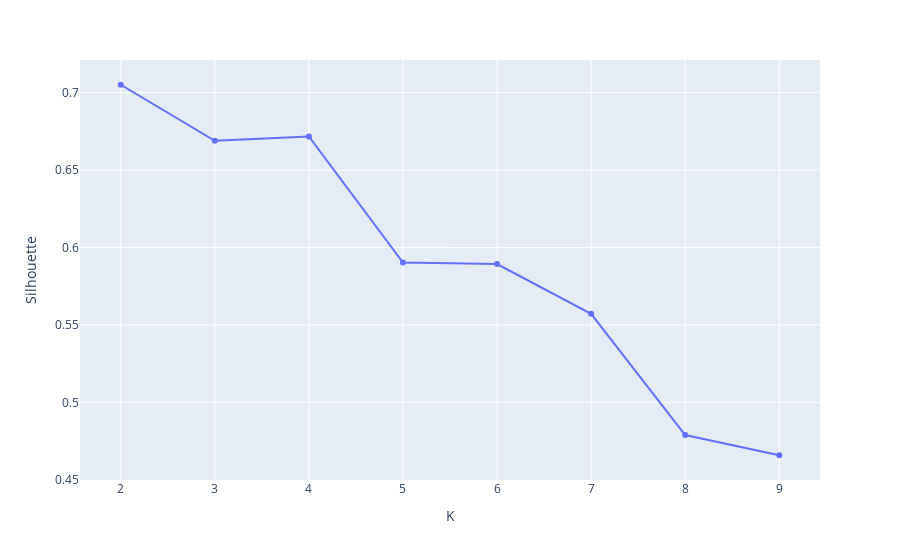

Write notebook code for a chart like this one.
### Code cell
silhouette_coefficients = []
for k in range(2, 10):
    kmeans = KMeans(n_clusters=k,init = 'k-means++', max_iter = 300, n_init = 10, random_state = 0);
    kmeans.fit(coord);
    score = silhouette_score(coord, kmeans.labels_);
    silhouette_coefficients.append(score);

aux = pd.DataFrame({"K" : range(2, 10),
                    "Silhouette" : silhouette_coefficients})
fig = px.line(aux, x='K', y='Silhouette',labels={'x':'Number of clusters', 'y':'Silhouette'},markers=True)
fig.show()

### Figure 1 — Plotly figure (JSON) as saved in the notebook; plotly's stock layout.template omitted (floating-point values rounded to 4 significant figures)
{"data": [{"hovertemplate": "K=%{x}<br>Silhouette=%{y}<extra></extra>", "legendgroup": "", "line": {"color": "#636efa", "dash": "solid"}, "marker": {"symbol": "circle"}, "mode": "lines+markers", "name": "", "orientation": "v", "showlegend": false, "type": "scatter", "x": [2, 3, 4, 5, 6, 7, 8, 9], "xaxis": "x", "y": [0.7051, 0.669, 0.6717, 0.5903, 0.5893, 0.5572, 0.4789, 0.4658], "yaxis": "y"}], "layout": {"legend": {"tracegroupgap": 0}, "margin": {"t": 60}, "xaxis": {"anchor": "y", "domain": [0, 1], "title": {"text": "K"}}, "yaxis": {"anchor": "x", "domain": [0, 1], "title": {"text": "Silhouette"}}}}
